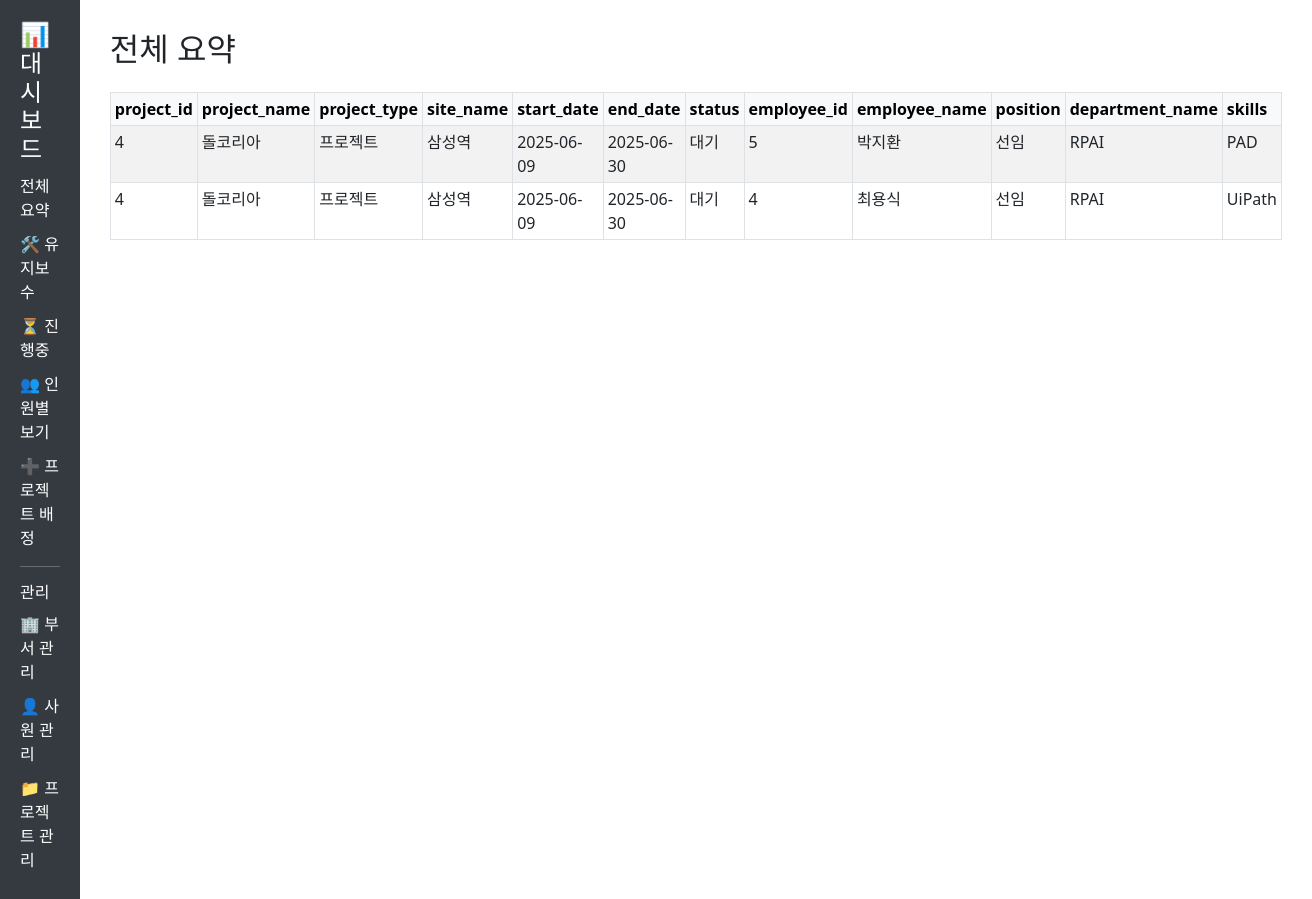
The page / on the database its author committed.
### tables this page shows
CREATE TABLE projects (
        project_id INTEGER PRIMARY KEY AUTOINCREMENT,
        name TEXT NOT NULL,
        type_id INTEGER,
        location TEXT,
        start_date TEXT,
        end_date TEXT,
        status TEXT DEFAULT '대기',
        FOREIGN KEY (type_id) REFERENCES project_type(type_id)
    );

CREATE TABLE project_type (
        type_id INTEGER PRIMARY KEY AUTOINCREMENT,
        type_name TEXT NOT NULL
    );

CREATE TABLE employees (
        employee_id INTEGER PRIMARY KEY AUTOINCREMENT,
        name TEXT NOT NULL,
        position TEXT,
        department_id INTEGER,
        skills TEXT,
        FOREIGN KEY (department_id) REFERENCES departments(department_id)
    );

CREATE TABLE departments (
        department_id INTEGER PRIMARY KEY AUTOINCREMENT,
        name TEXT NOT NULL
    );

### dashboard/app.py (the view)
@app.route("/")
def home():
    try:
        data = get_all_summary()
        return render_template("dashboard.html", title="전체 요약", data=data)
    except Exception as e:
        flash(f"데이터를 불러오는 중 오류가 발생했습니다: {str(e)}", "danger")
        return render_template("dashboard.html", title="전체 요약", data=pd.DataFrame())

### dashboard/query.py (called while the page is built)
def get_connection():
    conn = sqlite3.connect(DB_PATH)
    conn.row_factory = sqlite3.Row  # 컬럼명을 딕셔너리 형태로 접근 가능하게 설정
    return conn

def get_all_summary():
    conn = get_connection()
    df = pd.read_sql_query("SELECT * FROM vw_dashboard_summary", conn)
    conn.close()
    return df

### dashboard/templates/dashboard.html (shortened to what this page needs)
<!DOCTYPE html>
<html>
<head>
    <link rel="stylesheet" href="https://cdn.jsdelivr.net/npm/bootstrap@5.3.0/dist/css/bootstrap.min.css">
</head>
<body>
    <div class="sidebar">
        <h4>📊 대시보드</h4>
        <a href="/">전체 요약</a>
        <a href="/maintenance">🛠 유지보수</a>
        <a href="/ongoing">⏳ 진행중</a>
        <a href="/assignment">👥 인원별 보기</a>
        <a href="/assignment/add">➕ 프로젝트 배정</a>
        <hr>
        <h6>관리</h6>
        <a href="/departments">🏢 부서 관리</a>
        <a href="/employees">👤 사원 관리</a>
        <a href="/projects">📁 프로젝트 관리</a>
    </div>
    <div class="content">
        <h2>{{ title }}</h2>
        {% if data.empty %}
        <p class="text-muted">데이터가 없습니다.</p>
        {% else %}
        <div class="table-container mt-4">
            <table class="table table-bordered table-striped table-sm">
                <thead class="table-light">
                    <tr>
                        {% for col in data.columns %}
                        <th>{{ col }}</th>
                        {% endfor %}
                    </tr>
                </thead>
                <tbody>
                    {% for row in data.values %}
                    <tr>
                        {% for cell in row %}
                        <td>{{ cell }}</td>
                        {% endfor %}
                    </tr>
                    {% endfor %}
                </tbody>
            </table>
        </div>
        {% endif %}
    </div>
</body>
</html>

### dashboard/templates/dashboard.html (style rules this page uses)
body { display: flex; }
.sidebar { width: 220px; background-color: #343a40; min-height: 100vh; padding: 20px; color: white; }
.sidebar a { color: #ffffff; text-decoration: none; display: block; margin: 10px 0; }
.content { flex-grow: 1; padding: 30px; }
.table-container { overflow-x: auto; }

### rows shown on the page
projects: name "돌코리아", location "삼성역", start_date "2025-06-09", end_date "2025-06-30", status "대기"
project_type: type_name "프로젝트"
employees: name "박지환", position "선임", skills "PAD"
departments: name "RPAI"
employees: name "최용식", position "선임", skills "UiPath"

### other values the page prints
{{ title }} "전체 요약"
{{ col }} "project_id" "project_name" "project_type" "site_name" "start_date" "end_date" "status" "employee_id" "employee_name" "position" "department_name" "skills"
{{ cell }} "4" "5" "4" "4"
